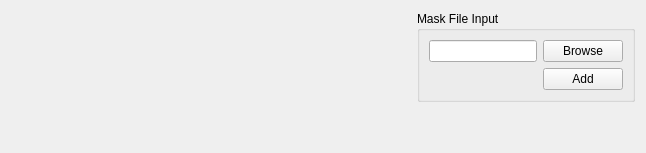
          <widget class="QWidget" name="mask_tab">
           <attribute name="title">
            <string>Mask</string>
           </attribute>
           <layout class="QHBoxLayout" name="horizontalLayout_5">
            <item>
             <widget class="MaskingTable" name="masking_table" native="true">
              <property name="minimumSize">
               <size>
                <width>400</width>
                <height>0</height>
               </size>
              </property>
             </widget>
            </item>
            <item>
             <layout class="QVBoxLayout" name="verticalLayout_2">
              <item>
               <widget class="QGroupBox" name="mask_file_input_group_box">
                <property name="title">
                 <string>Mask File Input</string>
                </property>
                <layout class="QGridLayout" name="gridLayout_7">
                 <item row="0" column="0">
                  <widget class="QLineEdit" name="mask_file_input_line_edit"/>
                 </item>
                 <item row="0" column="1">
                  <widget class="QPushButton" name="mask_file_browse_push_button">
                   <property name="text">
                    <string>Browse</string>
                   </property>
                  </widget>
                 </item>
                 <item row="1" column="1">
                  <widget class="QPushButton" name="mask_file_add_push_button">
                   <property name="text">
                    <string>Add</string>
                   </property>
                  </widget>
                 </item>
                </layout>
               </widget>
              </item>
              <item>
               <spacer name="verticalSpacer_4">
                <property name="orientation">
                 <enum>Qt::Vertical</enum>
                </property>
                <property name="sizeType">
                 <enum>QSizePolicy::MinimumExpanding</enum>
                </property>
                <property name="sizeHint" stdset="0">
                 <size>
                  <width>20</width>
                  <height>40</height>
                 </size>
                </property>
               </spacer>
              </item>
             </layout>
            </item>
           </layout>
          </widget>
